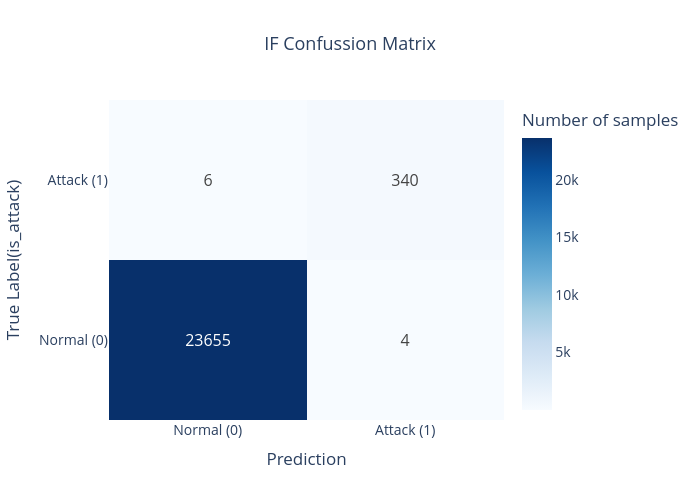

Notebook source saved alongside this figure:
### Markdown cell above
- Isolation forest is an outlier detector model. It assigns an anomaly score to each sample, it does not cluster them. We have to define where to put the threshold for it to consider as an outlier or not.
- As we can see from the conussion matrix, the model performs very well when classifying the data. Most of the attacks are well classified as anomalies. The precision-recall curve shows that even in this inbalanced problem, the model is able to understand the data correctly and find the attacks within the network traffic.

### Code cell
import plotly.graph_objects as go
from sklearn.metrics import confusion_matrix

# Asumimos que ya tienes:
# y = etiquetas reales (0: Normal, 1: Anomalía)
# df['anomaly_label'] = predicciones (0: Normal, 1: Anomalía)

# Calcular matriz de confusión (si aún no lo has hecho)
cm = confusion_matrix(y, df['anomaly_label'], labels=[0, 1])  # Asegura orden: [0,1]

# Convertir a DataFrame para claridad (opcional, pero útil)
cm_df = pd.DataFrame(
    cm,
    index=['Normal (0)', 'Attack (1)'],      # Etiquetas reales (filas)
    columns=['Normal (0)', 'Attack (1)']   # Predicciones (columnas)
)

# Extraer datos
z = cm_df.values
x = list(cm_df.columns)        # ['Normal (0)', 'Anomalía (1)']
y_labels = list(cm_df.index)   # ['Normal (0)', 'Attack (1)']

# Crear heatmap con Plotly
fig = go.Figure(data=go.Heatmap(
    z=z,
    x=x,
    y=y_labels,
    colorscale='Blues',
    text=z,
    texttemplate="%{text}",
    textfont={"size": 16},
    hovertemplate=(
        "<b>Etiqueta Real:</b> %{y}<br>" +
        "<b>Predicción:</b> %{x}<br>" +
        "<b>Cantidad:</b> %{z}<extra></extra>"
    ),
    colorbar=dict(title="Number of samples")
))

# Actualizar layout
fig.update_layout(
    title={
        'text': "IF Confussion Matrix",
        'x': 0.5,
        'xanchor': 'center',
        'font': {'size': 18}
    },
    xaxis_title="Prediction",
    yaxis_title="True Label(is_attack)",
    width=700,
    height=500,
    font=dict(size=14)
)

fig.show()

### Figure 1 — Plotly figure (JSON) as saved in the notebook; plotly's stock layout.template omitted (floating-point values rounded to 4 significant figures)
{"data": [{"colorbar": {"title": {"text": "Number of samples"}}, "colorscale": [[0, "rgb(247,251,255)"], [0.125, "rgb(222,235,247)"], [0.25, "rgb(198,219,239)"], [0.375, "rgb(158,202,225)"], [0.5, "rgb(107,174,214)"], [0.625, "rgb(66,146,198)"], [0.75, "rgb(33,113,181)"], [0.875, "rgb(8,81,156)"], [1, "rgb(8,48,107)"]], "hovertemplate": "<b>Etiqueta Real:</b> %{y}<br><b>Predicción:</b> %{x}<br><b>Cantidad:</b> %{z}<extra></extra>", "text": [[23655, 4], [6, 340]], "textfont": {"size": 16}, "texttemplate": "%{text}", "type": "heatmap", "x": ["Normal (0)", "Attack (1)"], "y": ["Normal (0)", "Attack (1)"], "z": [[23655, 4], [6, 340]]}], "layout": {"font": {"size": 14}, "height": 500, "title": {"font": {"size": 18}, "text": "IF Confussion Matrix", "x": 0.5, "xanchor": "center"}, "width": 700, "xaxis": {"title": {"text": "Prediction"}}, "yaxis": {"title": {"text": "True Label(is_attack)"}}}}
